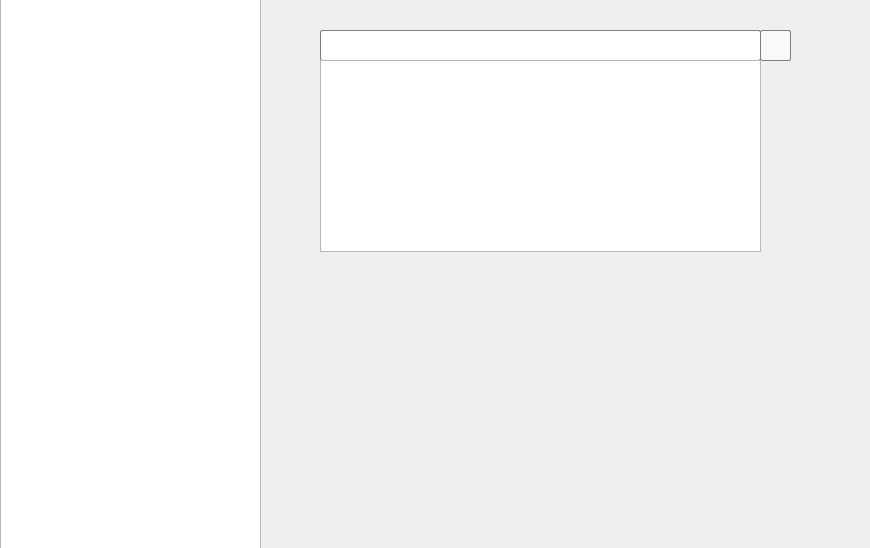
<?xml version="1.0" encoding="UTF-8"?>
<ui version="4.0">
 <class>uiLibrary</class>
 <widget class="QWidget" name="uiLibrary">
  <property name="geometry">
   <rect>
    <x>0</x>
    <y>0</y>
    <width>870</width>
    <height>548</height>
   </rect>
  </property>
  <property name="minimumSize">
   <size>
    <width>870</width>
    <height>548</height>
   </size>
  </property>
  <property name="maximumSize">
   <size>
    <width>870</width>
    <height>548</height>
   </size>
  </property>
  <property name="font">
   <font>
    <family>Arial</family>
    <pointsize>10</pointsize>
   </font>
  </property>
  <property name="windowTitle">
   <string>Form</string>
  </property>
  <widget class="QListView" name="library">
   <property name="geometry">
    <rect>
     <x>0</x>
     <y>-1</y>
     <width>261</width>
     <height>551</height>
    </rect>
   </property>
  </widget>
  <widget class="QLineEdit" name="search">
   <property name="geometry">
    <rect>
     <x>320</x>
     <y>30</y>
     <width>441</width>
     <height>31</height>
    </rect>
   </property>
   <property name="styleSheet">
    <string notr="true">border: 1px solid gray;
border-radius: 2px;</string>
   </property>
  </widget>
  <widget class="QPushButton" name="buttonUpload">
   <property name="enabled">
    <bool>true</bool>
   </property>
   <property name="geometry">
    <rect>
     <x>760</x>
     <y>30</y>
     <width>31</width>
     <height>31</height>
    </rect>
   </property>
   <property name="cursor">
    <cursorShape>PointingHandCursor</cursorShape>
   </property>
   <property name="styleSheet">
    <string notr="true">border: 1px solid gray;
background-color:  #f9f9f9;
border-radius: 2px;
color: #595959;
font: 75 10pt &quot;Arial&quot;;</string>
   </property>
   <property name="text">
    <string/>
   </property>
   <property name="icon">
    <iconset resource="src.qrc">
     <normaloff>:/images/search_icon.png</normaloff>:/images/search_icon.png</iconset>
   </property>
  </widget>
  <widget class="QListView" name="listSearch">
   <property name="enabled">
    <bool>true</bool>
   </property>
   <property name="geometry">
    <rect>
     <x>320</x>
     <y>60</y>
     <width>441</width>
     <height>192</height>
    </rect>
   </property>
   <property name="font">
    <font>
     <family>Arial</family>
     <pointsize>10</pointsize>
    </font>
   </property>
  </widget>
 </widget>
 <resources>
  <include location="src.qrc"/>
 </resources>
 <connections>
  <connection>
   <sender>search</sender>
   <signal>textChanged(QString)</signal>
   <receiver>uiLibrary</receiver>
   <slot>enterKey(QString)</slot>
   <hints>
    <hint type="sourcelabel">
     <x>357</x>
     <y>53</y>
    </hint>
    <hint type="destinationlabel">
     <x>342</x>
     <y>88</y>
    </hint>
   </hints>
  </connection>
  <connection>
   <sender>search</sender>
   <signal>returnPressed()</signal>
   <receiver>uiLibrary</receiver>
   <slot>searchProcess()</slot>
   <hints>
    <hint type="sourcelabel">
     <x>536</x>
     <y>48</y>
    </hint>
    <hint type="destinationlabel">
     <x>651</x>
     <y>15</y>
    </hint>
   </hints>
  </connection>
  <connection>
   <sender>buttonUpload</sender>
   <signal>clicked()</signal>
   <receiver>uiLibrary</receiver>
   <slot>searchProcess()</slot>
   <hints>
    <hint type="sourcelabel">
     <x>780</x>
     <y>50</y>
    </hint>
    <hint type="destinationlabel">
     <x>812</x>
     <y>107</y>
    </hint>
   </hints>
  </connection>
 </connections>
 <slots>
  <slot>enterKey(QString)</slot>
  <slot>searchProcess()</slot>
 </slots>
</ui>
